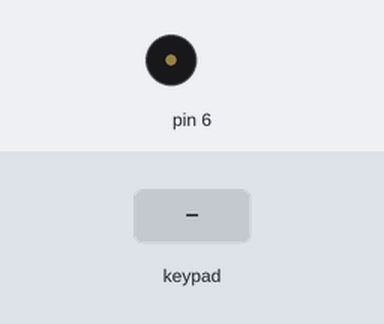
A sketch run on a simulated Arduino Mega 2560, built with avr-gcc and run on an emulated ATmega2560. On the bench: buzzer (waves = sounding). Wiring (inferred from the names in the program): 2×2 keypad with keys 0 3 A 6: rows pin 14, pin 15; columns pin 22, pin 21. The inputs (shaded band) are chosen by the test bench.

Above: at 1.2 s.
1.3 s: key '0' pressed
Timing chart, 0 to 4.3 s (numbered marks = the images above; inputs shaded):
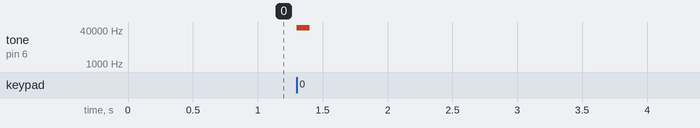

Measured:
- after the input at 1.3 s, tone on pin 6: silent → 50000 Hz at once, → silent 0.10 s later

The sketch:

synth1.ino
```cpp
const uint8_t rowPins[] = {15, 14};
const uint8_t colPins[] = {22, 21};

bool prev[2][2] = {}; // state tracker array for key on/off

void setup() {
  for (uint8_t c = 0; c < 2; c++) pinMode(colPins[c], INPUT_PULLUP); // col pins input pullup
  for (uint8_t r = 0; r < 2; r++) pinMode(rowPins[r], INPUT); // row pins hi Z
  Serial.println("hello!");
}


void loop() {

  for (uint8_t r = 0; r < 2; r++) { // activate this row, others stay high-Z
    // set pins to output low (voltage = ground)
    pinMode(rowPins[r], OUTPUT);
    digitalWrite(rowPins[r], LOW);

    delayMicroseconds(3);  // settle
    for (uint8_t c = 0; c < 2; c++) {
      bool pressed = (digitalRead(colPins[c]) == LOW);

      if (pressed && !prev[r][c]) { // dont keep sensing it
        Serial.println("hello");
        pinMode(6, OUTPUT);
        tone(6, 50000, 100); //Set the voltage to high and makes a noise
        Serial.println(r);
        Serial.println(c);
      }

      else if (!pressed && prev[r][c]) {
          Serial.println("release");
          noTone(6); //Sets the voltage to low and makes no noise
          pinMode(6, INPUT);
      }
      prev[r][c] = pressed; // record pressed or not in the state tracker array
    }

    pinMode(rowPins[r], INPUT); // set back to hi Z and move on to next
  }

  delay(1);  // small scan delay
}


// switch (expression) {
//     case constant1:
//         // Code to execute if expression matches constant1
//         break;
//     case constant2:
//         // Code to execute if expression matches constant2
//         break;
//     // ... more case statements
//     default:
//         // Code to execute if no case matches
//         break;
// }
```
